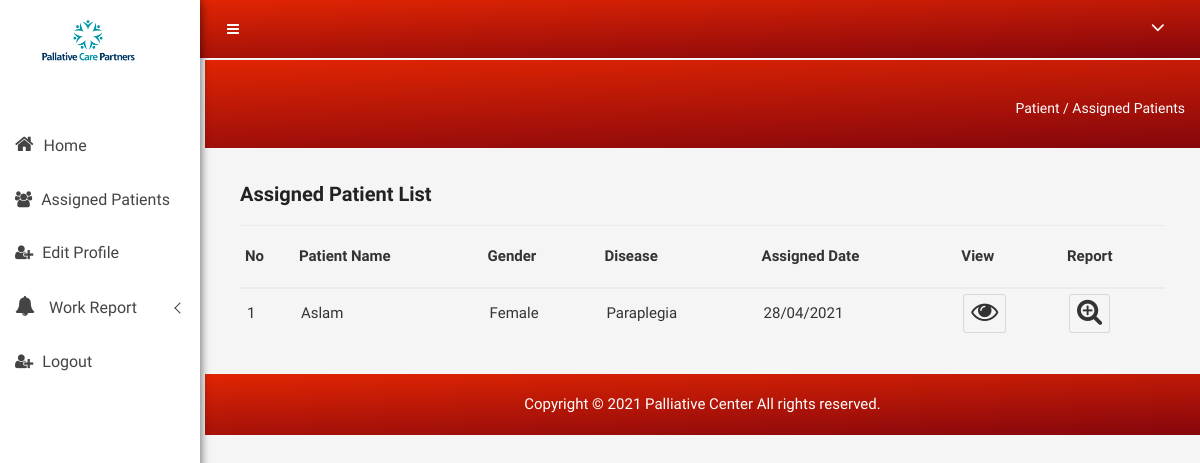
Before: /Nurse/view_patientlist.php (signed in) with the older database file.
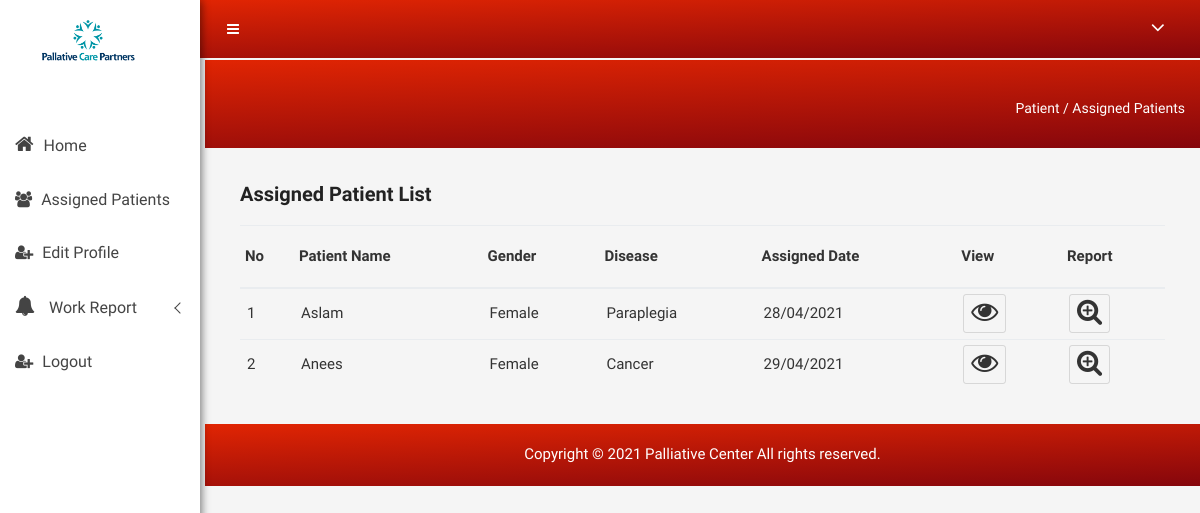
After: the same page with the newer database file.
### tables this page shows
CREATE TABLE `assign_nurse` (
  `ass_nid` int(5) NOT NULL,
  `nurse` int(5) NOT NULL,
  `patient` int(5) NOT NULL,
  `assigned_on` date NOT NULL,
  `ass_status` varchar(15) NOT NULL
);

CREATE TABLE `patient` (
  `pid` int(5) NOT NULL,
  `pname` varchar(30) NOT NULL,
  `mobile` bigint(12) NOT NULL,
  `dob` date NOT NULL,
  `gender` varchar(10) NOT NULL,
  `place` varchar(25) NOT NULL,
  `panchayath` varchar(25) NOT NULL,
  `ward` int(5) NOT NULL,
  `address` varchar(50) NOT NULL,
  `pincode` int(8) NOT NULL,
  `disease` varchar(30) NOT NULL
);

CREATE TABLE `nurse` (
  `nid` int(5) NOT NULL,
  `name` varchar(20) NOT NULL,
  `mobile` bigint(12) NOT NULL,
  `gender` varchar(15) NOT NULL,
  `dob` date NOT NULL,
  `place` varchar(15) NOT NULL,
  `address` varchar(30) NOT NULL
);

### Nurse/view_patientlist.php (the view, shortened to what this page needs)
<?php
include "header.php";
?>
<div class="breadcome-area">
    <div class="container-fluid">
        <div class="row">
            <div class="col-lg-12 col-md-12 col-sm-12 col-xs-12">
                <div class="breadcome-list single-page-breadcome">
                    <div class="row">
                        <div class="col-lg-6 col-md-6 col-sm-6 col-xs-6">
                        </div>
                        <div class="col-lg-6 col-md-6 col-sm-6 col-xs-6">
                            <ul class="breadcome-menu">
                                <li><a href="#">Patient</a> <span class="bread-slash">/</span>
                                </li>
                                <li><span class="bread-blod">Assigned Patients</span>
                                </li>
                            </ul>
                        </div>
                    </div>
                </div>
            </div>
        </div>
    </div>
</div>
</div>
<div class="product-status mg-tb-15">
    <div class="container-fluid">
        <div class="row">
            <div class="col-lg-12 col-md-12 col-sm-12 col-xs-12">
                <div class="product-status-wrap">
                    <?php
                    $sq=mysqli_query($con,"select * from patient INNER JOIN assign_nurse ON patient.pid=assign_nurse.patient inner join nurse ON assign_nurse.nurse=nurse.nid where nurse.mobile='$nmob'");
                    if(mysqli_num_rows($sq)==0){
                        echo "<h2 style='margin-left: 35%;color:seagreen;font-family: Times;font-style: italic;font-size: 39px;'>No details to show</h2><br><br><br><br><br><br><br><br><br><br><br><br><br><br><br><br><br><br><br>";
                    }else {
                        ?>
                        <h4>Assigned Patient List</h4>
                        <table>
                            <tr>
                                <th>No</th>
                                <th>Patient Name</th>
                                <th>Gender</th>
                                <th>Disease</th>
                                <th>Assigned Date</th>
                                <th data-field="view">View</th>
                                <th data-field="action">Report</th></tr>
                            <?php
                            $i = 1;
                            $sq=mysqli_query($con,"select * from patient INNER JOIN assign_nurse ON patient.pid=assign_nurse.patient inner join nurse ON assign_nurse.nurse=nurse.nid where nurse.mobile='$nmob'");
                            while ($ro = mysqli_fetch_array($sq)) {
                                ?>
                                <tr style="text-transform: capitalize">
                                    <td><?php echo $i ?></td>
                                    <td><?php echo $ro['pname'] ?></td>
                                    <td><?php echo $ro['gender'] ?></td>
                                    <td><?php echo $ro['disease'] ?></td>
                                    <td><?php echo date('d/m/Y', strtotime($ro['assigned_on'])) ?></td>
                                    <td>
                                        <a href="viewmore_plist.php?id=<?php echo $ro['pid'] ?>"
                                           data-toggle="tooltip" title="View" class="pd-setting-ed" style="padding: 6px 7px;
color:
#333;
font-size: 22px;
border-radius: 3px;
border: 1px solid
rgba(0,0,0,.12);
background:
#f5f5f5;">
                                            <i class="fa fa-eye" aria-hidden="true" style="font-size: 27px;"></i>
                                        </a>
                                    </td>
                                    <td>
                                        <a href="add_report.php?aid=<?php echo $ro['pid'] ?>"
                                           data-toggle="tooltip" title="View" class="pd-setting-ed" style="padding: 6px 7px;
color:
#333;
font-size: 22px;
border-radius: 3px;
border: 1px solid
rgba(0,0,0,.12);
background:
#f5f5f5;">
                                            <i class="fa fa-search-plus" style="font-size: 27px;"></i>
                                        </a>
                                    </td>
                                </tr>
                                <?php
                                $i++;
                            }
                            ?>
                        </table>
                        <?php
                    }
                    ?>
                </div>
            </div>
        </div>
    </div>
</div>
<?php
include "footer.php";
?>
</body>
</html>

Changed rows visible on the page:
added assign_nurse: patient.pname "Anees", nurse.gender "Female", patient.disease "Cancer", assigned_on "29/04/2021"
